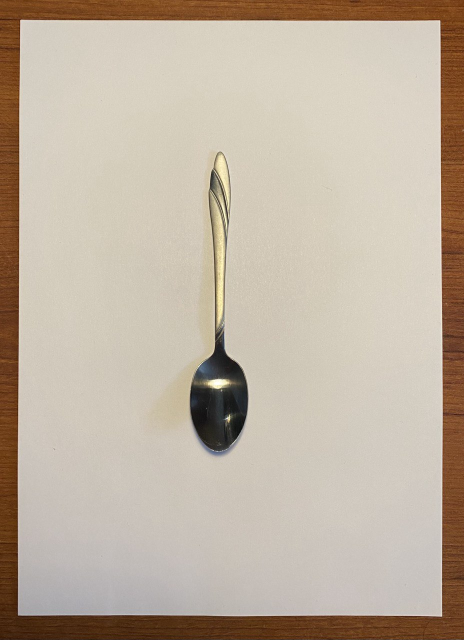
#> input picture data/items/image01.png, 928 x 1280 px (shown at 1/2 size)
$ python -i placer.py   (imports and definitions only)
#> lines starting #> are read from the running program, lines starting #| are printed output that depends on the picture; after the words box and inside, x2 and y2 are one past the last pixel; in counts of white or black regions, pixels touching at a corner belong together
#> in run, image is the input picture: shape (1280, 928, 3); mean B, G, R 161.7, 177.8, 190.9
import cv2
import numpy as np
import shapely.ops as so
from shapely.validation import make_valid
import matplotlib.pyplot as plt
from shapely.geometry import Polygon, LineString
from shapely.affinity import translate, rotate

MIN_AREA = 1000  # площадь, меньше которой обнаруженные маски будут считаться дефектными


def get_edges(image):
    """
    Обнаруживаем границы изображения с помощью детектора Кэнни и морфологических операций
    """
    gray = cv2.cvtColor(image, cv2.COLOR_BGR2GRAY)
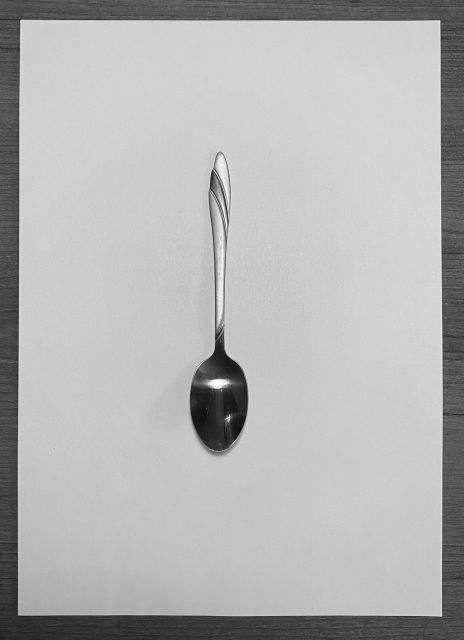
#> gray: shape (1280, 928) (shown at 1/2 size); min 1, max 255, mean 179.8
    blur = cv2.GaussianBlur(gray, (1, 1), 0)
    edged = cv2.Canny(blur, 100, 400)
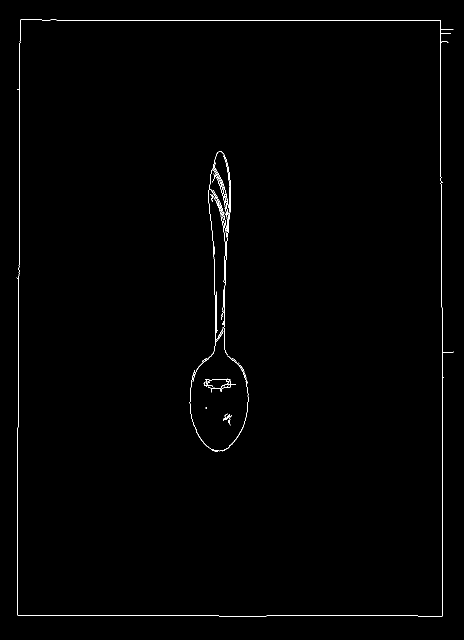
#> edged: shape (1280, 928) (shown at 1/2 size); 0.6% white in thin lines or dots, all inside (x1, y1, x2, y2) = (33, 39, 908, 1234)
    kernel = cv2.getStructuringElement(cv2.MORPH_RECT, (7, 7))
    return cv2.morphologyEx(edged, cv2.MORPH_CLOSE, kernel)
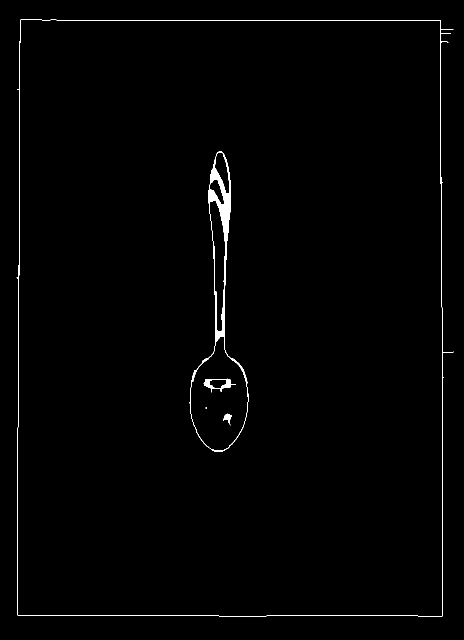
#> returned value: shape (1280, 928) (shown at 1/2 size); 0.86% white; 5 white regions (1 under 20 px)


def get_contours(image):
    """
    Строим контуры на изображении
    """
    closed = get_edges(image)
    contours, _ = cv2.findContours(closed,
                                   cv2.RETR_EXTERNAL,
                                   cv2.CHAIN_APPROX_SIMPLE)
#> contours = 1 contour; box (x1, y1, x2, y2) and area: (33, 39, 908, 1234) 1007568
    return contours


def place_object(poly, obj, placed_objects,
                 field_size,
                 shift_step=10,
                 rotate_step=10,
                 min_degree=0,
                 max_degree=180):
    """
    Функция размещения объектов во многоугольнике
    """
    min_x, min_y = -int(obj.centroid.x), -int(obj.centroid.y)
    max_x, max_y = np.array(field_size) - np.array([int(obj.centroid.x), int(obj.centroid.y)])
    intersect_placed = True
    # проходим по х-координатам
    for dx in range(min_x, max_x, shift_step):
        # проходим по у-координатам
        for dy in range(min_y, max_y, shift_step):
            translated = translate(obj, dx, dy)
            # вращаем предмет вокруг себя
            for dr in range(min_degree, max_degree, rotate_step):
                rotated = rotate(translated, -dr, origin='centroid')
                # проверяем помещается ли многоугольник в объект
                if poly.contains(rotated):
                    intersect_placed = False
                for placed in placed_objects:
                    # если объект пересекается с другими размещенным объектом
                    # место во многоугольнике не найдено
                    if placed.intersection(rotated).area > 0:
                        intersect_placed = True
                        break
                # если все хорошо, то добавляем его в массив размещенных объектов
                if not intersect_placed:
                    placed_objects.append(rotated)
                    return True
    return False


def check_diameter(radius, polygon_index):
    """
    Функция проверяет, вмещается ли предмет во многоугольник по габаритам
    """
    for i in range(len(radius)):
        if radius[i] > radius[polygon_index]:
            return False
    return True


def check_area(areas, polygon_index):
    """
    Функция проверяет, вмещаются ли предметы во многоугольник по площади
    """
    sum_obj_area = sum(areas)
    if sum_obj_area < 2 * areas[polygon_index]:
        return True
    return False


def plot_image(contours, image):
    """
    Отображаем изображение с масками на многоугольниках и предметах, а также контурах
    """
    new_image = image.copy()
    for cnt in contours:
        area = cv2.contourArea(cnt)
        if area > MIN_AREA:
            approx = cv2.approxPolyDP(cnt, 0.000001 * cv2.arcLength(cnt, True), True)
            cv2.drawContours(new_image, [approx], 0, (0, 0, 0), 10)
            cv2.fillPoly(new_image, pts=[approx], color=(255, 255, 255))
    ret, thresh = cv2.threshold(new_image, 254, 255, cv2.THRESH_BINARY)
    images = [image, new_image, thresh]
    titles = ['Исходное изображение', 'Изображение с контурами', 'Бинарное изображение']
    for i in range(3):
        plt.subplot(3, 1, i + 1), plt.imshow(images[i], vmin=0, vmax=255)
        plt.title(titles[i])
        plt.xticks([]), plt.yticks([])
    plt.show()


def run(image_path: str, shift_step=10, rotate_step=5):
    """
    Общая функция, которая обрабатывает полученное изображение и запускает алгоритм расстановки
    """
    if image_path.endswith(".png") or image_path.endswith(".jpg") or image_path.endswith(".jpeg"):
        polys = []
        areas = []
        radius = []
        image = cv2.imread(image_path)
        # сортируем предметы в порядке убывания
        contours = sorted(get_contours(image), key=lambda x: cv2.contourArea(x), reverse=True)
        for cnt in contours:
            area = cv2.contourArea(cnt)
            if area > MIN_AREA:
                (_, _), r = cv2.minEnclosingCircle(cnt)
                radius.append(2.0 * r)
                areas.append(area)
                polys.append(cv2.approxPolyDP(cnt, 0.000001 * cv2.arcLength(cnt, True), True))
#> this loop made 1 pass
#> (area, r) on pass 1: (1007568.5, 730.5)
#> after the loop, areas = [1007568.5]; polys has the same summary as contours in get_contours; radius = [1461]
        # находим многоугольник по наименьшей у-координате
        polygon_index = np.argmin([np.min(p[:, 0, 1]) for p in polys])
#> polygon_index = 0
        objects = list(map(lambda x: Polygon(x[:, 0, :]),
                           polys[0:polygon_index] + polys[polygon_index + 1:]))
#> objects = []
        polygon = Polygon(polys[polygon_index][:, 0, :])
        # проверяем на вместимость по габаритам
        areas_fit = check_area(areas, polygon_index)
#> in check_area, `sum_obj_area = sum(areas)`: sum_obj_area = 1007568.5
#> areas_fit = True
        # и по площади
        diameter_fit = check_diameter(radius, polygon_index)
#> the loop in check_diameter, `for i in range(len(radius)):` made 1 pass
#> diameter_fit = True
        plot_image(contours, image)
#> the loop in plot_image, `for cnt in contours:` made 1 pass
#> after the loop in plot_image, `for cnt in contours:`:
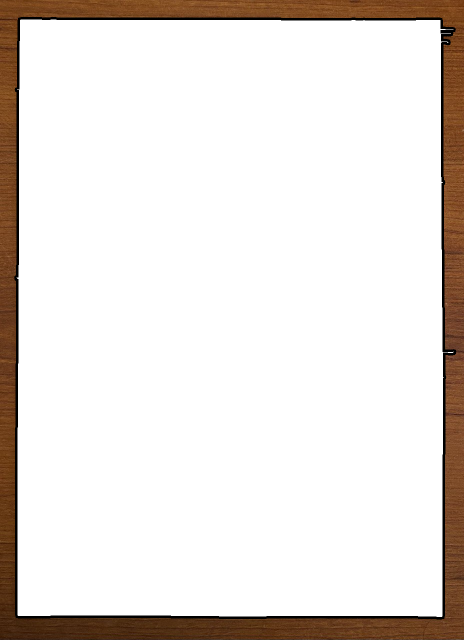
#> new_image: shape (1280, 928, 3) (shown at 1/2 size); mean B, G, R 220.8, 225.3, 231.4
#> in plot_image, `ret, thresh = cv2.threshold(new_image, 254, 255, cv2.THRESH_BINARY)`:
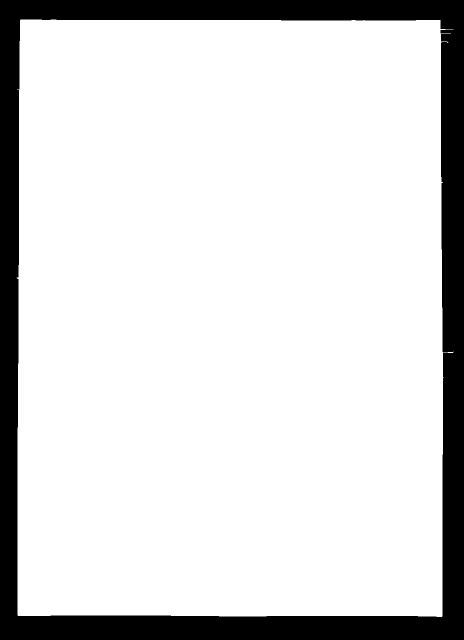
#> thresh: shape (1280, 928, 3) (shown at 1/2 size); 85% white; 1 black region, box (x1, y1, x2, y2) and area: (0, 0, 928, 1280) 178148
        result = False
        height, width = image.shape[:2]
#> height = 1280; width = 928
        # если элементарные проверки пройдены
        if areas_fit and diameter_fit:
            placed_objects = []
            can_fit = True
            for obj in objects:
                # запускаем алгоритм упаковки
                result = place_object(polygon,
                                      make_valid(obj),
                                      placed_objects,
                                      (height, width),
                                      shift_step=shift_step,
                                      rotate_step=rotate_step,
                                      min_degree=0,
                                      max_degree=180)
                if not result:
                    can_fit = False
                    break
#> this loop made 0 passes
            if can_fit:
                plot_placed_objects(placed_objects, polygon)
        return result
    return "Указан неверный путь к изображению"


def plot_placed_objects(placed_objects, polygon):
    """
    Рисуем размещенные предметы
    """
    objs = [obj for obj in placed_objects]
    new_shape = so.unary_union(objs)
    fig, axs = plt.subplots()
    axs.set_aspect('equal', 'datalim')
    if type(new_shape) == Polygon:
        xs, ys = new_shape.exterior.xy
        axs.fill(xs, ys, alpha=1, fc='r', ec='none')
    else:
        for geom in new_shape.geoms:
            if type(geom) == LineString:
                xs, ys = geom.xy
                axs.fill(xs, ys, alpha=1, fc='r', ec='none')
            else:
                xs, ys = geom.exterior.xy
                axs.fill(xs, ys, alpha=1, fc='r', ec='none')
    plt.rcParams["figure.figsize"] = [10.00, 10.00]
    plt.rcParams["figure.autolayout"] = True
    x, y = polygon.exterior.xy
    plt.plot(x, y, c="black")
    plt.show()
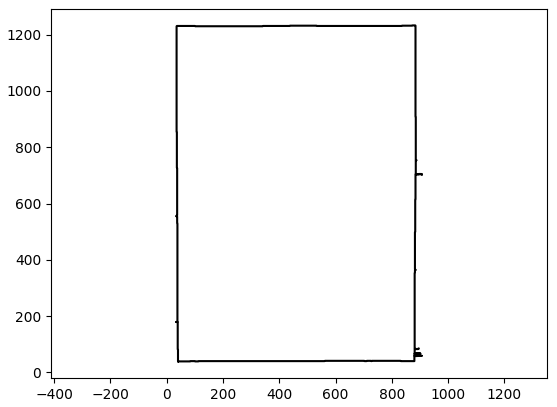
#> figure drawn by matplotlib, 1 panel

>>> result = run('../data/items/image01.png')

$ run again, on data/items/image04.png
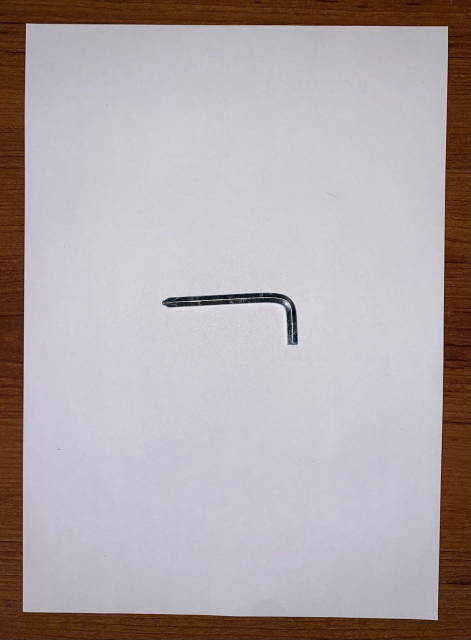
#> input picture data/items/image04.png, 942 x 1280 px (shown at 1/2 size)
#> in run, image is the input picture: shape (1280, 942, 3); mean B, G, R 170.2, 167.5, 176.9
#> in get_edges, `edged = cv2.Canny(blur, 100, 400)`:
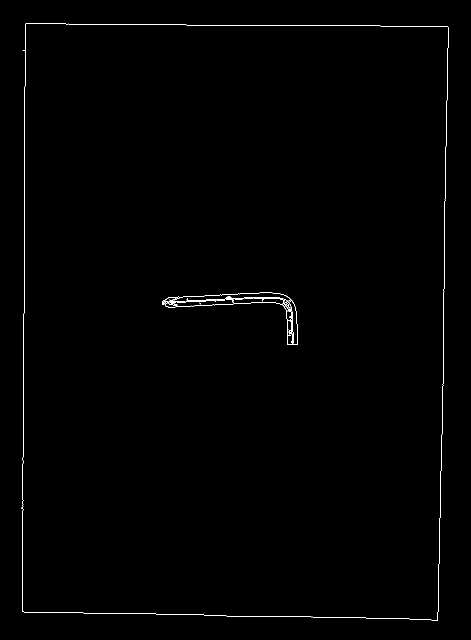
#> edged: shape (1280, 942) (shown at 1/2 size); 0.47% white in thin lines or dots, all inside (x1, y1, x2, y2) = (42, 46, 897, 1241)
#> in get_contours, `contours, _ = cv2.findContours(closed, cv2.RETR_EXTERNAL, cv2.CHAIN_AP..`: contours = 1 contour; box (x1, y1, x2, y2) and area: (42, 46, 897, 1241) 990966
#> the loop in run, `for cnt in contours:` made 1 pass
#> (area, r) on pass 1: (990966, 725.1)
#> after the loop in run, `for cnt in contours:`: areas = [990966]; polys has the same summary as contours in get_contours; radius = [1450.2]
#> polygon_index = 0
#> objects = []
#> sum_obj_area = 990966
#> areas_fit = True
#> the loop in check_diameter, `for i in range(len(radius)):` made 1 pass
#> the loop in plot_image, `for cnt in contours:` made 1 pass
#> thresh: shape (1280, 942, 3); 82.4% white; 1 black region, box (x1, y1, x2, y2) and area: (0, 0, 942, 1280) 212768
#> in plot_placed_objects, `plt.show()`:
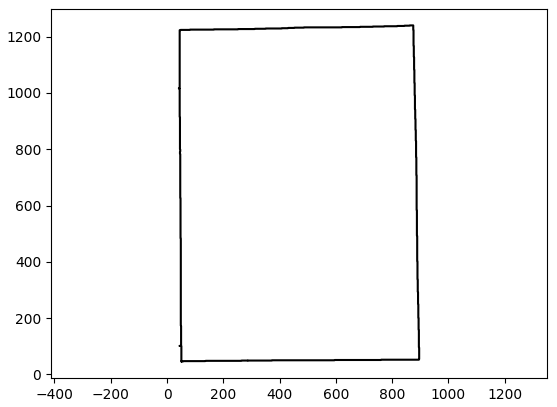
#> figure drawn by matplotlib, 1 panel
